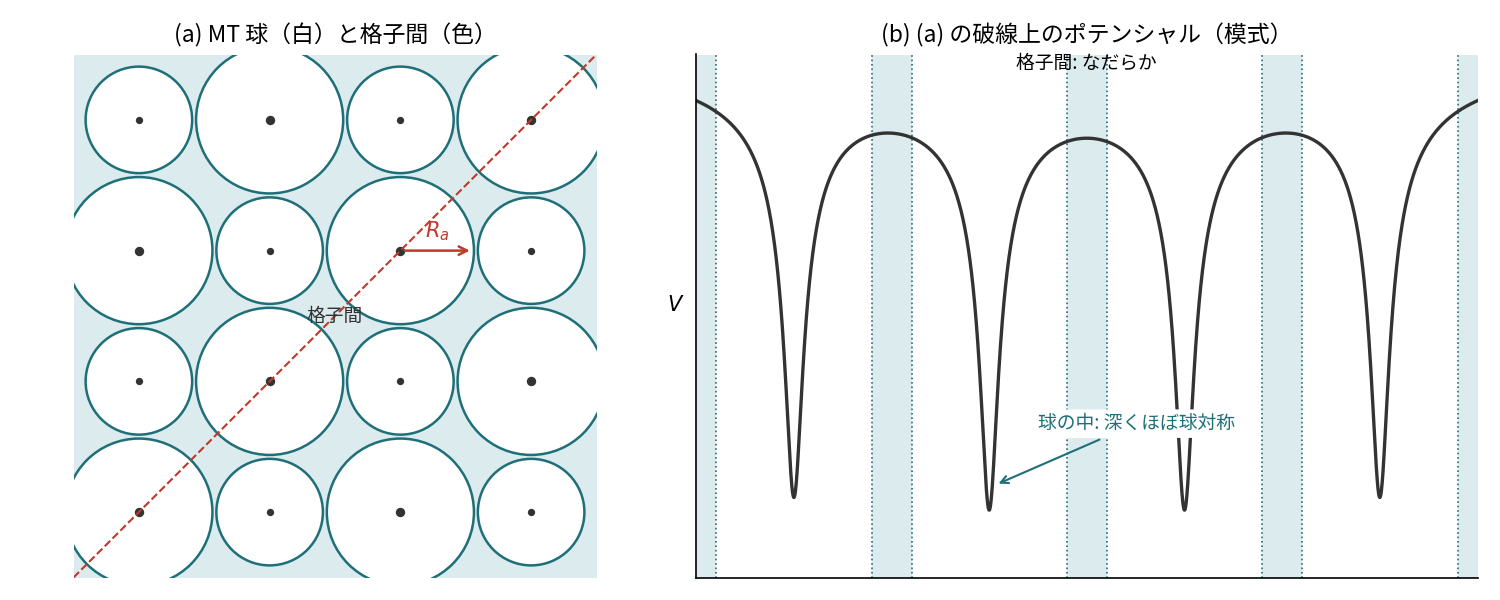

Reproduce this figure in Python.
#!/usr/bin/env python3
"""Schematic of the muffin-tin division of space (2026-11-13).

    python3 pmt_mtdivision.py      # writes pmt_mtdivision.png and pmt_mtdivision.dat next to this script

(a) a 2D cut of a rock-salt-like plane: spheres of two species, radii 0.97 x the touching radii (the default --tratio=0.97
of ctrlgenToml.py), and the interstitial region shaded. (b) a model potential along the diagonal through the large spheres (dashed in (a)):
-Z/r-like inside the spheres, smooth in the interstitial. Illustration only.
"""
import os
import numpy as np
import matplotlib
matplotlib.use('Agg')
import matplotlib.pyplot as plt
from matplotlib.patches import Circle, Rectangle

here = os.path.dirname(os.path.abspath(__file__))
plt.rcParams['font.family'] = ['Noto Sans CJK JP', 'DejaVu Sans']
teal, ink, inter = '#1f6f78', '#333', '#dcebed'

d = 1.0                                  # nearest-neighbour distance A-B
ratio = 0.97                             # default touching ratio
RA, RB = 0.58 * d * ratio, 0.42 * d * ratio
fig, (ax, bx) = plt.subplots(1, 2, figsize=(10, 4.0), gridspec_kw={'width_ratios': [1, 1.25]})

# (a) MT spheres in a plane
n = 4
ax.add_patch(Rectangle((-0.5, -0.5), n, n, color=inter, lw=0))
rows = []
for i in range(n):
    for j in range(n):
        big = (i + j) % 2 == 0
        R = RA if big else RB
        ax.add_patch(Circle((i, j), R, facecolor='white', edgecolor=teal, lw=1.2))
        ax.plot(i, j, 'o', ms=3.5 if big else 2.5, color=ink)
        rows.append((i, j, R))
ax.annotate('', xy=(2 + RA, 2), xytext=(2, 2), arrowprops=dict(arrowstyle='->', color='#c0392b', lw=1.2))
ax.text(2 + RA / 2, 2.06, '$R_a$', color='#c0392b', ha='center', va='bottom', fontsize=10)
ax.text(1.5, 1.5, '格子間', ha='center', va='center', fontsize=9, color=ink)
ax.plot([-0.5, n - 0.5], [-0.5, n - 0.5], color='#c0392b', lw=1.0, ls='--')
ax.set_xlim(-0.5, n - 0.5); ax.set_ylim(-0.5, n - 0.5); ax.set_aspect('equal'); ax.axis('off')
ax.set_title('(a) MT 球（白）と格子間（色）', fontsize=11)

# (b) model potential along the diagonal (t, t) through the large spheres A at t = 0, 1, 2, 3 (spacing sqrt(2) d)
x = np.linspace(-0.5, n - 0.5, 3001) * np.sqrt(2)
V = np.zeros_like(x)
for i in range(n):
    V -= 0.35 / np.sqrt((x - i * np.sqrt(2))**2 + 0.004)
V -= V.max()
V = np.maximum(V, -6.0)
for i in range(n):
    c = i * np.sqrt(2)
    bx.axvspan(c - RA, c + RA, color='white', lw=0, zorder=0)
    bx.axvline(c - RA, color=teal, lw=0.8, ls=':'); bx.axvline(c + RA, color=teal, lw=0.8, ls=':')
bx.set_facecolor(inter)
bx.plot(x, V, color=ink, lw=1.6)
bx.text(1.5 * np.sqrt(2), 0.35, '格子間: なだらか', ha='center', va='bottom', fontsize=9)
bx.annotate('球の中: 深くほぼ球対称', xy=(np.sqrt(2) + 0.04, -5.0), xytext=(np.sqrt(2) + 0.35, -4.2), fontsize=9, color=teal,
            ha='left', va='center', bbox=dict(boxstyle='round,pad=0.2', fc='white', ec='none'),
            arrowprops=dict(arrowstyle='->', color=teal, lw=1.0))
bx.set_xlim(x[0], x[-1]); bx.set_ylim(-6.2, 0.6)
bx.set_xticks([]); bx.set_yticks([]); bx.set_ylabel('$V$', rotation=0, labelpad=10)
for s in ('top', 'right'):
    bx.spines[s].set_visible(False)
bx.set_title('(b) (a) の破線上のポテンシャル（模式）', fontsize=11)

fig.tight_layout()
fig.savefig(os.path.join(here, 'pmt_mtdivision.png'), dpi=150)
np.savetxt(os.path.join(here, 'pmt_mtdivision.dat'), np.array(rows), fmt='%.4f',
           header='pmt_mtdivision.py (2026-11-13), schematic: x y R of the spheres in (a); A-B distance 1, R = 0.97 x touching')
